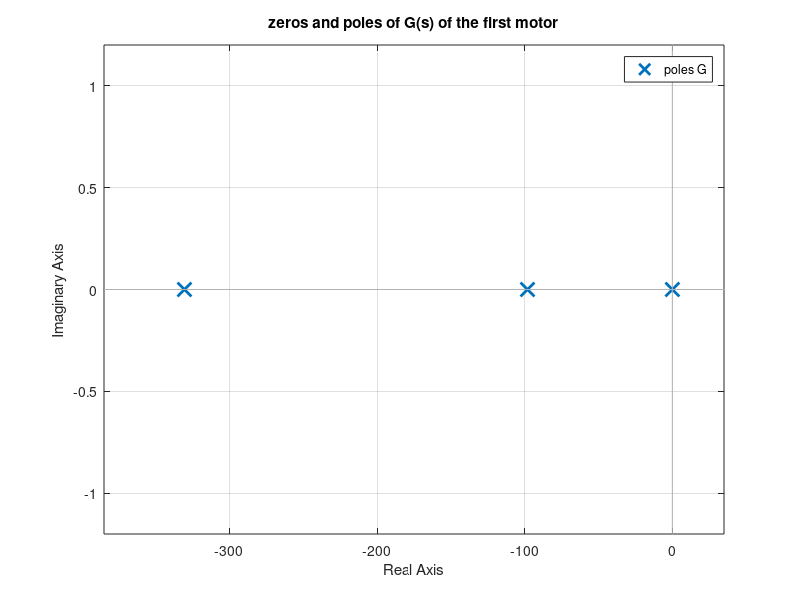

Source code (MATLAB): (Note: this script raises an error after producing the figure.)
%% Final Project ECE414
%Ahmed Almaghasilah 
%Dariya Evans
%First Motor
%% Specifications of the Design
%The ink cartidge starts 2cm before the edge of the paper.  It must travel
%this 2 cm in no more than 160 ms.  Once it reaches the edge of the paper,
%it must travel at 66cm/s with +/-0.01% velocity error tolerance.  After
%traveling 22 cm, the ink cartidge has 2 cm to slow down and stop in no
%more than 160 ms before returning across the page in the opposite
%direction.  The ink cartidge cannot go backward from its initial position
%of zero, nor past the end point 2 cm beyond the far edge of the paper. It
%also cannot strike either of these limits at velocity greater than
%0.25cm/s.  Your analysis need only consider one forward pass across the
%paper since the return trip will have the same response.
%% Plant
%The parts we have to build the system are:
Mi_e = 0.05;     %mass of ink cartidge in kg (empty).
Mi_f = 0.25;    %mass of ink cartidge in kg  (full).
Mc   = 0.018;     %mass of cable dragging cartidge in kg.
Jp   = 6.2e-6;  %pulley inertia in kg-m^2 (2 needed).
Js   = 1.4e-6;  %position sensor inertia in kg-m^2.
Rp   = 0.0065;    %pulley radii in m.
Gv   = 5;       %Voltage amplifier gain in V/V(control signal gain to motor)
Ks   = 25;    % position sensor gain in V/cm.
%in other words sensor produces 0V at starting position, 6.5V at the far
%end stopping position.

%% Motors
% Use engineering judgment and choose one of the following motors:

%Motor #1
Jm = 5e-5;    %Motor inertia in kg-m^2.
Bm = 3e-6;    %Motor viscous friction in Nm-s/rad.
Kt = 0.275;   %Motor torgue constant +/-10% Nm/A, (Kt = Ke.)
R  = 15;      %Motor resistance in ohms 
L  =35e-3;    %Motor inductance in mH.



%% Homework 
%Homework to do before the end of the semseter-number(4) in design sheet:
%b)From the signal flow graph apply Mason's Gain formula to find the
%analytical plant transfer function, G(s) =  Y(s)/U(s).  Using nominal
%component values, find the numerical plant transfer function coefficients
%and plant pole locations for all four motors.

%           --------     --------
%     + _   |      | u(t)|      |                    
% r(t)-|_|--| D(s) |-----| G(s) |--y(t)  
%      -|   |      |     |      | |                
%       |   --------     -------- |
%       ---------------------------              
%     
s = tf('s');

%The motor #1:
%the total inertia 
Jtotal = Jp*2 + Js + Jm + (Mi_e + Mc)*Rp^2

G = (Gv*Kt*Rp*Ks)/...
    (s^3*(L*Jtotal)+s^2*(R*Jtotal+Bm*L)+s*(Kt^2+R*Bm))


%ploting the zeros and poles of the plant of the first motor
figure(1);
pzmap(G);
title('zeros and poles of G(s) of the first motor');



%%  A unity feedback linear algebraic design controller - First Motor
%This method is used on the first motor.

%Inward Approach: finding the controller (D(s)) while having the closed
%loop transfer function and the plant (T(s) and G(s)).
%STEPSHAPE(Np,OS,Ts,SP) returns a continuous time system that meets the
% given unit step response specifications.

% Np :the poles and must be between 2 and 15
Np = 6;
% OS: percent overshoot and must be between 0 and 20
OS = 5;
% Ts is the settling time in seconds.
Ts = 0.01;
%SP is the settling time percentage. If SP is not given,
% SP = 2 is assumed.
SP = 2;

%the step response 
[No,Do]=stepshape(Np,OS,Ts,SP);

%Computes the compensator coefficients for the Unity Feedback.
% D is the controller in tf or zpk form.
% T is the closed loop transfer function in zpk form.
% Tu is the control effort transfer function in zpk form.
[D,T,Tu]=lamdesign(G,Do);
D = D
%Open loop 
%L_loop = D*G

%closed loop transfer function
%T = minreal(L_loop/(1 + L_loop))

%Plotting the closed transfer function 
figure(2);
step(T);
title('the closed TF using the first motor');

%Using the first motor, we are creating the input r(t) which is velocity vs
%position. 
%the function  dsigmf give the desired input velocity where the signal
%accelerates and then has constant velocity and after that deccelerates.
%the function dsigmf depends on four parameters;
%example; y = dsigmf(x,[a1 c1 a2 c2]).
%the slope at the begining
S1 = 10;
%the midpoint of slope
M1 = 0.3;
%The slope at the end
S2 = 18;
%The midpoint of the second slope
M2 = 25.5;
%the postion
Pos = linspace(0,27,5000); 
%Using dsigmf to find the velocity.  dsigmf is 
Vel = 66*dsigmf(Pos, [S1, M1, S2, M2]);
%plotting the velocity vs the position.
figure(3);
plot(Pos, Vel);
xlim([0 28]);
xlabel('Position in cm');
ylabel('Ink Cartridge Velocity cm/s');
title('Ink Cartridge Velocity vs Position of input');

%now we need the input to be in voltage vs the time, so we need to
%convert the velocity vs position plot to time using the function 
% cumtrapz(X,Y)which take cumulative integral with respect to X using
% trapezoidal integration.
time = cumtrapz(Pos, 1./Vel);
%position is converted to volts by multiplying by the position sensor gain
%which convert a position to volt.  Ks = 0.25% => 1/4
volt = Pos.*(1./4);
%plotting the voltage vs the time.
figure(4);
plot(time, volt);
xlim([0 0.7]);
xlabel('Time in ms');
ylabel('Voltage in v');
title('Voltage vs Time of input');

% %here is velocity vs time of the input 
% figure(14)
% plot(time, vel)
% xlim([0 0.7])
% xlabel('Time in ms');
% ylabel('velocity in cm/s');
% title('Velocity vs Time of input');

%here is position vs time of the input
figure(5);
plot(time, Pos);
xlim([0 0.7]);
xlabel('Time in s');
ylabel('position in cm');
title('position vs Time of input');

%spline(x,Y,xx) uses a cubic spline interpolation to find yy, the values 
%of the underlying function Y at the values of the interpolant xx. 
%For the interpolation, the independent variable is assumed to be the
%final dimension of Y with the breakpoints defined by x. The values in x 
%must be distinct.
 ti = linspace(0, .7, 5000);
%using spline will make the difference time equal which by then used in
%lsim.  
Volt1 = spline(time, volt, ti);
%the function Lsim will output the time response (Tres) and the output
%response Vres (voltage).
[Vres,Tres,y] = lsim(T,Volt1,ti);
%the output position is found by Vres/Ks.
X = Vres/.25; %in meter
%plotting the output position X
figure(6);
plot(Tres,X);
xlabel('Time in sec');
ylabel('Ink Position in cm');
title('Ink Position vs. Time');
% 
%Now we could find the velocity by taking the derivative of the position.
 Velocity = gradient(X)./gradient(Tres);
%Plotting the velocity vs time (Tres)
figure(7);
plot(Tres, Velocity);
xlabel('Time in sec');
ylabel('Ink Velocity in cm/s');
title('Ink Velocity vs. Time');
hline=refline([0 66]);
hline.Color = 'r';
set(hline,'LineStyle','-')

%Plotting Position vs velocity
figure(8);
plot(X, Velocity);
hline=refline([0 66]);
hline.Color = 'r';
set(hline,'LineStyle','-');
xlabel('Position in cm');
ylabel('Ink Velocity in cm/s');
title('Ink Velocity vs. Position');
xlim([0 28]);

%the acceleration is the derivative of velocity with time^2;
accele = diff(Velocity);
%plotting the acceleration vs time.
figure(9);
plot(Tres(1:end-1), accele);
xlabel('Time in s');
ylabel('Ink  Acceleration in cm/s^2');
title('Ink Acceleration vs. Time');

%Plotting acceleration vs position 
figure(10);
plot(X(1:end-1), accele);
xlabel('Position in cm');
ylabel('Ink Accelleration in cm/s^2');
title('Ink Acceleration vs. Position');
xlim([0 28]);

%finding the power vs time and vs position
%we found the transfer function for the current
Ti = (D*Gv*(Bm + Jtotal*s))/...
   ((R+L*s)*(Bm+Jtotal*s)+Kt^2+(D*Gv*Kt*Rp*Ks)/s);
I_output = lsim(Ti,Volt1,ti);

%plotting the power vs time
figure(11);
plot(Tres,I_output.^2.*R.*10^-2);
xlabel('Time in sec');
ylabel('power in mW');
title('power vs time');

%plotting power vs position
figure(12);
plot(Pos,I_output.^2.*R.*10^-2);
xlabel('position in cm');
ylabel('power in mW');
title('Power vs position');

%Plotting the velocity error vs position.
figure(13);
Velo_error = Velocity - transpose(Vel);
plot(Pos, Velo_error);
xlabel('Position in cm');
ylabel('Velocity in cm/s');
title('Velocity Error vs Position');

%Plotting the velocity error vs time.
figure(14);
plot(time, Velo_error);
xlabel('time in s');
ylabel('Velocity in cm/s');
title('Velocity Error vs time');


%plotting position error vs position 
Pos_error = X - transpose(Pos);
figure(15);
plot(Pos,X);
xlabel('Desired position in cm');
ylabel('position error');
title('position error vs Desired position');

%plotting position error vs time 
figure(16);
plot(time,Pos_error);
xlabel('time in s');
ylabel('position error');
title('position error vs time');

% %Findig the amplifier output voltage
Tvo = (s*(D*Gv*L*Jtotal)+(D*Gv*Bm*L))/...
    (L*s*Jtotal + R*Jtotal+ L*Bm + (Kt*Kt+R*Bm)/s + (D*Gv*Kt*Rp*Ks)/s^2);
V_output = lsim(Tvo,Volt1,ti);
V_output = V_output.*10^-1;
%plotting output voltage vs time
figure(17);
plot(Tres,V_output);
xlabel('Time in sec');
ylabel('Output voltage');
title('output voltage vs time');

figure(18);
plot(Pos,V_output);
xlabel('position in cm');
ylabel('Output voltage');
title('Output voltage vs position');
%% Cost of the project (First Motor)
%Peak motor power = 20*|P|:
Power_peak = 20 .* 7.03.*10^-3
%Number of controller parameters:
D = D       %System controller 
Nm = 10* 7  %the number of controller of parameters
%Number of specs not met:
Ns = 100*0
%completion date
Cd = 200.*max(0,0)
%total cost
Cost = Power_peak + Nm +Ns +Cd

%% Plotting plant , controller and overall closed loop.
%plotting the poles and zeros of each.

%plotting the plant pole locations
figure(19)
pzmap(G)
title('The plant pole locations')

%plotting the controller zero and pole locations
figure(20);
pzmap(D);
title('The controller zero and pole locations');

%plottign the closed loop transfer function zeros and poles
figure(21);
pzmap(T);
title('The closed loop transfer function');



